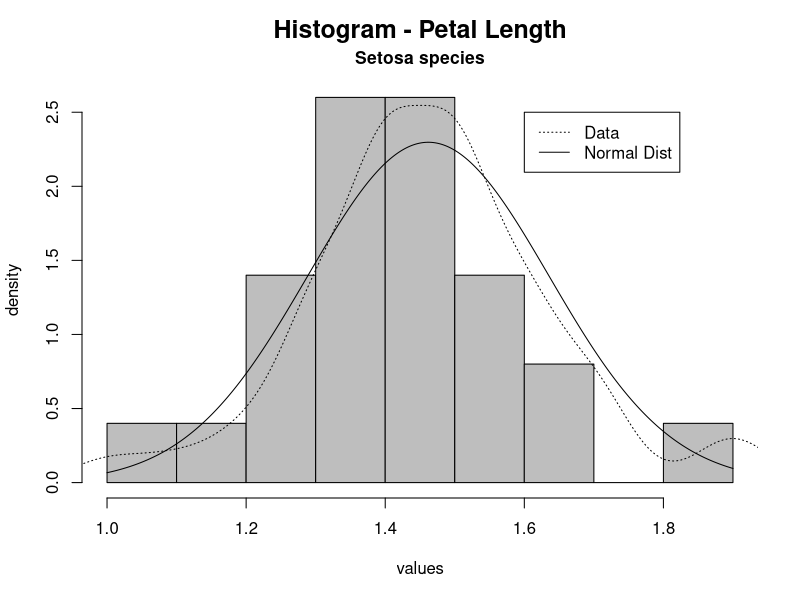

Source code (R):
# How to draw a simple histogram in R

# Loading of the dataset

data(iris)
str(iris)

# Graph

hist(iris$Petal.Length[iris$Species=="setosa"], # choose variable and subset
     axes=FALSE,                                # no axes, you can add each separetedly 
     ann=FALSE,                                 # remove graph labels
     freq=FALSE,                                # no frequency graph
     breaks = 10,                               # number of breaks
     col = "grey",                              # colour
     xlim=c(1,1.9),                             # limits x axis
     ylim=c(0,2.6)                              # limits y axis
     )

axis(1) # adds x axis
axis(2) # adds y axis

title(main="Histogram - Petal Length", cex.main=1.5, line=2.2) # main title
title(main="Setosa species", cex.main=1.05, line=0.9)          # sub title 
title(xlab="values", ylab="density")                           # axes titles

# Distribution curve of the data

lines(density(na.omit(iris$Petal.Length[iris$Species=="setosa"])), # draws density plot and removes missing data
      lty=3                                                        # adds fine dashed line
      ) 

# Added: theoretical distribution curve

sequence <- seq(min(iris$Petal.Length[iris$Species=="setosa"], na.rm=TRUE), # minimum
                max(iris$Petal.Length[iris$Species=="setosa"], na.rm=TRUE), # maximum
                abs(max(iris$Petal.Length[iris$Species=="setosa"], na.rm=TRUE) - min(iris$Petal.Length[iris$Species=="setosa"], na.rm=TRUE)) / 1000) # absolute distance

lines(sequence, dnorm(sequence,                                             # draws a normal distribution curve on "sequence"
                      mean=mean(iris$Petal.Length[iris$Species=="setosa"]), # takes the mean
                      sd=sd(iris$Petal.Length[iris$Species=="setosa"])),    # standard deviation
      lty=1,                                                                # draws a line
      lwd=1                                                                 # plotted line width
      )

legend(1.6, 2.5,                # places a legend at the appropriate place
       c("Data","Normal Dist"), # puts text in the legend        
       lty=c(3,1),              # gives the legend appropriate symbols (in this case, lines)
       lwd=c(1,1)               # line width
       )
